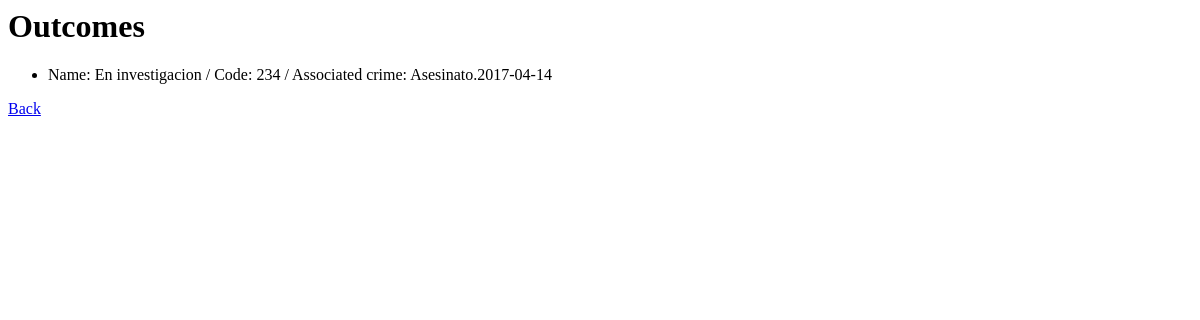
The app's page /outcomes/, older data.
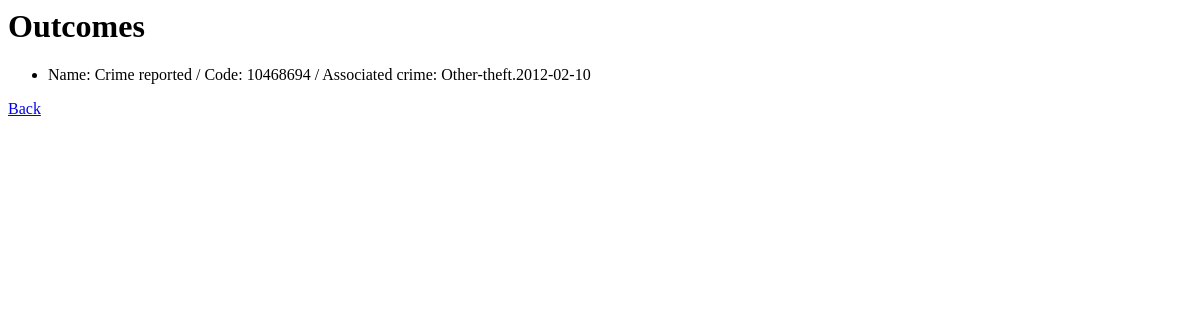
The same page, newer data.
### ukPolice/models.py (models this page shows, shortened)
class Outcome(models.Model):
    code = models.TextField(max_length=30)
    name = models.TextField(max_length=30)
    Associated_crime = models.ForeignKey(Crime)

class Crime(models.Model):
    category = models.TextField(max_length=20)
    persisten_id = models.TextField(max_length=60, blank=True, null=True)
    latitude = models.FloatField(blank=True, null=True)
    longitude = models.FloatField(blank=True, null=True)
    date = models.DateField(default=date.today)
    policeman_assignated = models.ForeignKey(User, default='')
    def __unicode__(self):
        return str(self.category)+"."+str(self.date)

### ukPolice/views.py (the view)
# urls.py: url(r'^outcomes/', outcomes, name="outcomes"),
def outcomes(request):
    outcomes = Outcome.objects.all()
    return render_to_response('outcomes.html', {
        'outcomes': outcomes
    })

### ukPolice/templates/outcomes.html
<h1>Outcomes</h1>
{% if outcomes %}
<ul>{% for outcome in outcomes %}
<li>Name: {{ outcome.name}} / Code: {{ outcome.code}} /
Associated crime: {{ outcome.Associated_crime}}</li>
{% endfor %}
</ul>
{% else %}
<h4> There isn't any outcome</h4>
{% endif %}
<a href="{% url 'home' %}">Back</a>

Row changes from the older to the newer data that the page shows:
removed Outcome: name "En investigacion", code "234", Associated_crime "Asesinato.2017-04-14"
added Outcome: name "Crime reported", code "10468694", Associated_crime "Other-theft.2012-02-10"
